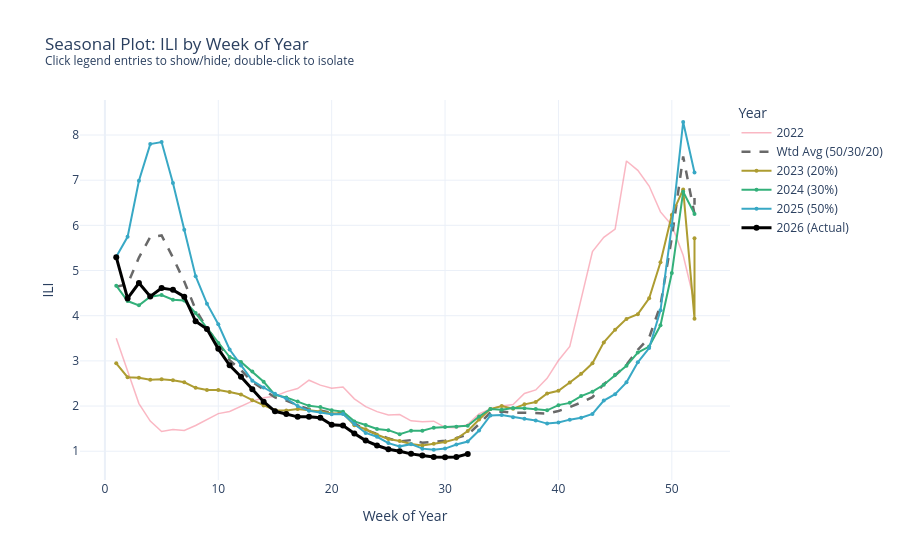

The code cell stored with this chart in its notebook:
### Markdown cell above
# Checking the seasonal trend

### Code cell
import plotly.graph_objects as go
import seaborn as sns

df = tmp.assign(
    Year=tmp["ds"].dt.year,
    Week=tmp["ds"].dt.isocalendar().week.astype(int),
)

unique_years = sorted(df["Year"].unique())
palette = sns.color_palette("husl", n_colors=len(unique_years))

fig = go.Figure()

# --- Background years (coloured, thin, lower opacity) ---
for i, year in enumerate(unique_years):
    if year in (2023, 2024, 2025, 2026):
        continue  # handled separately below
    subset = df[df["Year"] == year].sort_values("Week").dropna(subset=["ili"])
    r, g, b = [int(c * 255) for c in palette[i]]
    colour = f"rgb({r},{g},{b})"
    fig.add_trace(go.Scatter(
        x=subset["Week"],
        y=subset["ili"],
        mode="lines",
        name=str(year),
        line=dict(color=colour, width=1.5),
        opacity=0.5,
        hovertemplate=f"{year} — Week %{{x}}<br>ILI: %{{y:.3f}}<extra></extra>",
    ))

# --- Weighted average: 2025×50% + 2024×30% + 2023×20% ---
WA_WEIGHTS = {2025: 0.50, 2024: 0.30, 2023: 0.20}
wa_parts = []
for yr, w in WA_WEIGHTS.items():
    s = df[df["Year"] == yr][["Week", "ili"]].dropna().set_index("Week")["ili"] * w
    wa_parts.append(s)
wa = sum(wa_parts).reset_index()
wa.columns = ["Week", "ili"]

fig.add_trace(go.Scatter(
    x=wa["Week"],
    y=wa["ili"],
    mode="lines",
    name="Wtd Avg (50/30/20)",
    line=dict(color="dimgray", width=2.5, dash="dash"),
    hovertemplate="Wtd Avg — Week %{x}<br>ILI: %{y:.3f}<extra></extra>",
))

# --- 2023, 2024, 2025 individually (coloured) ---
highlight = {2023: 0.20, 2024: 0.30, 2025: 0.50}
for yr in [2023, 2024, 2025]:
    i = unique_years.index(yr)
    r, g, b = [int(c * 255) for c in palette[i]]
    colour = f"rgb({r},{g},{b})"
    subset = df[df["Year"] == yr].sort_values("Week").dropna(subset=["ili"])
    fig.add_trace(go.Scatter(
        x=subset["Week"],
        y=subset["ili"],
        mode="lines+markers",
        name=f"{yr} ({int(highlight[yr]*100)}%)",
        line=dict(color=colour, width=2),
        marker=dict(size=4),
        hovertemplate=f"{yr} — Week %{{x}}<br>ILI: %{{y:.3f}}<extra></extra>",
    ))

# --- 2026: black, bold ---
s26 = df[df["Year"] == 2026].sort_values("Week").dropna(subset=["ili"])
if not s26.empty:
    fig.add_trace(go.Scatter(
        x=s26["Week"],
        y=s26["ili"],
        mode="lines+markers",
        name="2026 (Actual)",
        line=dict(color="black", width=3),
        marker=dict(size=6, color="black"),
        hovertemplate="2026 — Week %{x}<br>ILI: %{y:.3f}<extra></extra>",
    ))

fig.update_layout(
    title="Seasonal Plot: ILI by Week of Year<br><sup>Click legend entries to show/hide; double-click to isolate</sup>",
    xaxis_title="Week of Year",
    yaxis_title="ILI",
    hovermode="x unified",
    template="plotly_white",
    legend=dict(title="Year", x=1.01, y=1.0, xanchor="left"),
    margin=dict(r=120),
)
fig.show()

### Figure 1 — Plotly figure (JSON) as saved in the notebook; plotly's stock layout.template omitted (floating-point values rounded to 4 significant figures)
{"data": [{"hovertemplate": "2022 — Week %{x}<br>ILI: %{y:.3f}<extra></extra>", "line": {"color": "rgb(246,112,136)", "width": 1.5}, "mode": "lines", "name": "2022", "opacity": 0.5, "type": "scatter", "x": [1, 2, 3, 4, 5, 6, 7, 8, 9, 10, 11, 12, 13, 14, 15, 16, 17, 18, 19, 20, 21, 22, 23, 24, 25, 26, 27, 28, 29, 30, 31, 32, 33, 34, 35, 36, 37, 38, 39, 40, 41, 42, 43, 44, 45, 46, 47, 48, 49, 50, 51, 52], "y": [3.501, 2.775, 2.055, 1.667, 1.436, 1.481, 1.461, 1.571, 1.697, 1.833, 1.88, 1.996, 2.11, 2.186, 2.218, 2.319, 2.387, 2.573, 2.464, 2.393, 2.423, 2.159, 1.987, 1.876, 1.802, 1.813, 1.673, 1.654, 1.665, 1.528, 1.518, 1.595, 1.826, 1.938, 2.001, 2.034, 2.278, 2.356, 2.613, 3.008, 3.32, 4.368, 5.421, 5.735, 5.918, 7.425, 7.218, 6.87, 6.298, 6.003, 5.338, 4.299]}, {"hovertemplate": "Wtd Avg — Week %{x}<br>ILI: %{y:.3f}<extra></extra>", "line": {"color": "dimgray", "dash": "dash", "width": 2.5}, "mode": "lines", "name": "Wtd Avg (50/30/20)", "type": "scatter", "x": [1, 2, 3, 4, 5, 6, 7, 8, 9, 10, 11, 12, 13, 14, 15, 16, 17, 18, 19, 20, 21, 22, 23, 24, 25, 26, 27, 28, 29, 30, 31, 32, 33, 34, 35, 36, 37, 38, 39, 40, 41, 42, 43, 44, 45, 46, 47, 48, 49, 50, 51, 52, 52], "y": [4.641, 4.698, 5.287, 5.743, 5.777, 5.289, 4.756, 4.136, 3.723, 3.395, 3.014, 2.795, 2.536, 2.369, 2.191, 2.121, 2.017, 1.931, 1.901, 1.847, 1.844, 1.616, 1.474, 1.381, 1.284, 1.212, 1.246, 1.19, 1.206, 1.23, 1.291, 1.366, 1.601, 1.862, 1.878, 1.852, 1.854, 1.84, 1.833, 1.892, 1.975, 2.079, 2.197, 2.484, 2.677, 2.915, 3.245, 3.514, 4.233, 5.728, 7.526, 6.247, 6.603]}, {"hovertemplate": "2023 — Week %{x}<br>ILI: %{y:.3f}<extra></extra>", "line": {"color": "rgb(173,156,49)", "width": 2}, "marker": {"size": 4}, "mode": "lines+markers", "name": "2023 (20%)", "type": "scatter", "x": [1, 2, 3, 4, 5, 6, 7, 8, 9, 10, 11, 12, 13, 14, 15, 16, 17, 18, 19, 20, 21, 22, 23, 24, 25, 26, 27, 28, 29, 30, 31, 32, 33, 34, 35, 36, 37, 38, 39, 40, 41, 42, 43, 44, 45, 46, 47, 48, 49, 50, 51, 52, 52], "y": [2.946, 2.638, 2.625, 2.585, 2.591, 2.57, 2.527, 2.405, 2.357, 2.354, 2.311, 2.258, 2.13, 2.01, 1.908, 1.904, 1.936, 1.908, 1.882, 1.833, 1.839, 1.577, 1.486, 1.365, 1.271, 1.226, 1.158, 1.127, 1.168, 1.203, 1.274, 1.448, 1.704, 1.933, 2.002, 1.94, 2.038, 2.09, 2.279, 2.338, 2.522, 2.713, 2.945, 3.41, 3.69, 3.93, 4.033, 4.384, 5.184, 6.232, 6.796, 3.935, 5.715]}, {"hovertemplate": "2024 — Week %{x}<br>ILI: %{y:.3f}<extra></extra>", "line": {"color": "rgb(51,176,122)", "width": 2}, "marker": {"size": 4}, "mode": "lines+markers", "name": "2024 (30%)", "type": "scatter", "x": [1, 2, 3, 4, 5, 6, 7, 8, 9, 10, 11, 12, 13, 14, 15, 16, 17, 18, 19, 20, 21, 22, 23, 24, 25, 26, 27, 28, 29, 30, 31, 32, 33, 34, 35, 36, 37, 38, 39, 40, 41, 42, 43, 44, 45, 46, 47, 48, 49, 50, 51, 52], "y": [4.666, 4.324, 4.23, 4.421, 4.457, 4.355, 4.335, 4.059, 3.728, 3.397, 3.085, 2.977, 2.766, 2.538, 2.247, 2.191, 2.099, 2.005, 1.977, 1.907, 1.877, 1.661, 1.582, 1.492, 1.466, 1.376, 1.455, 1.452, 1.522, 1.535, 1.54, 1.566, 1.77, 1.934, 1.92, 1.955, 1.953, 1.935, 1.905, 2.02, 2.07, 2.22, 2.317, 2.472, 2.692, 2.889, 3.183, 3.318, 3.788, 4.945, 6.743, 6.254]}, {"hovertemplate": "2025 — Week %{x}<br>ILI: %{y:.3f}<extra></extra>", "line": {"color": "rgb(56,168,197)", "width": 2}, "marker": {"size": 4}, "mode": "lines+markers", "name": "2025 (50%)", "type": "scatter", "x": [1, 2, 3, 4, 5, 6, 7, 8, 9, 10, 11, 12, 13, 14, 15, 16, 17, 18, 19, 20, 21, 22, 23, 24, 25, 26, 27, 28, 29, 30, 31, 32, 33, 34, 35, 36, 37, 38, 39, 40, 41, 42, 43, 44, 45, 46, 47, 48, 49, 50, 51, 52], "y": [5.305, 5.746, 6.987, 7.799, 7.844, 6.937, 5.901, 4.874, 4.267, 3.81, 3.252, 2.9, 2.561, 2.411, 2.27, 2.167, 2.0, 1.897, 1.864, 1.816, 1.826, 1.604, 1.405, 1.32, 1.18, 1.108, 1.156, 1.057, 1.032, 1.058, 1.15, 1.214, 1.458, 1.791, 1.803, 1.754, 1.721, 1.682, 1.612, 1.636, 1.699, 1.74, 1.826, 2.122, 2.263, 2.525, 2.968, 3.285, 4.119, 5.996, 8.288, 7.168]}, {"hovertemplate": "2026 — Week %{x}<br>ILI: %{y:.3f}<extra></extra>", "line": {"color": "black", "width": 3}, "marker": {"color": "black", "size": 6}, "mode": "lines+markers", "name": "2026 (Actual)", "type": "scatter", "x": [1, 2, 3, 4, 5, 6, 7, 8, 9, 10, 11, 12, 13, 14, 15, 16, 17, 18, 19, 20, 21, 22, 23, 24, 25, 26, 27, 28, 29, 30, 31, 32], "y": [5.295, 4.383, 4.724, 4.427, 4.613, 4.573, 4.422, 3.875, 3.707, 3.267, 2.901, 2.65, 2.373, 2.096, 1.884, 1.822, 1.761, 1.765, 1.742, 1.585, 1.569, 1.393, 1.236, 1.127, 1.044, 0.9982, 0.9416, 0.9032, 0.8716, 0.8666, 0.8711, 0.9403]}], "layout": {"hovermode": "x unified", "legend": {"title": {"text": "Year"}, "x": 1.01, "xanchor": "left", "y": 1}, "margin": {"r": 120}, "title": {"text": "Seasonal Plot: ILI by Week of Year<br><sup>Click legend entries to show/hide; double-click to isolate</sup>"}, "xaxis": {"title": {"text": "Week of Year"}}, "yaxis": {"title": {"text": "ILI"}}}}
